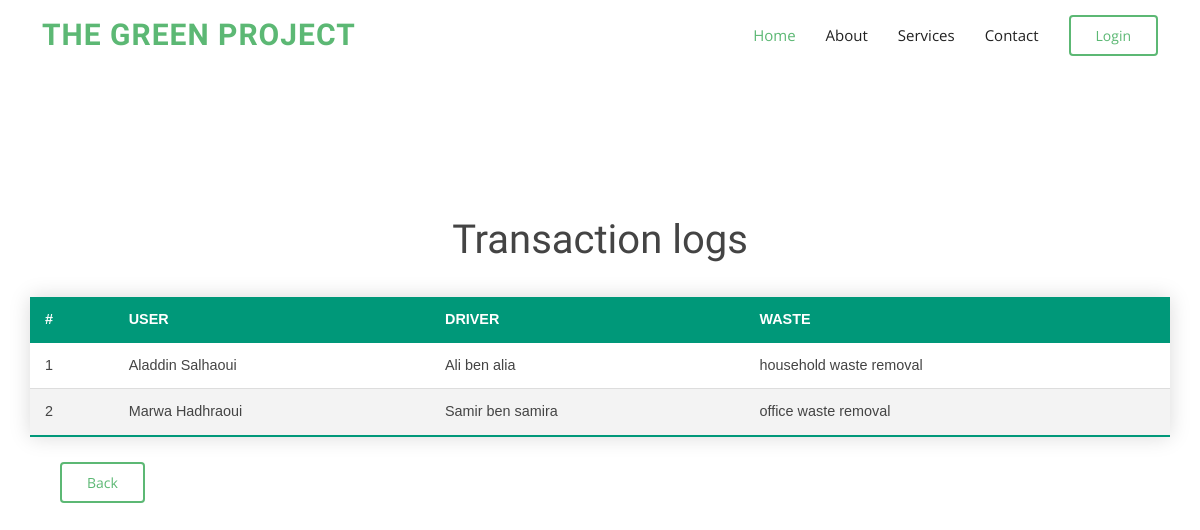
Page /functions/transactions.php on the earlier database version.
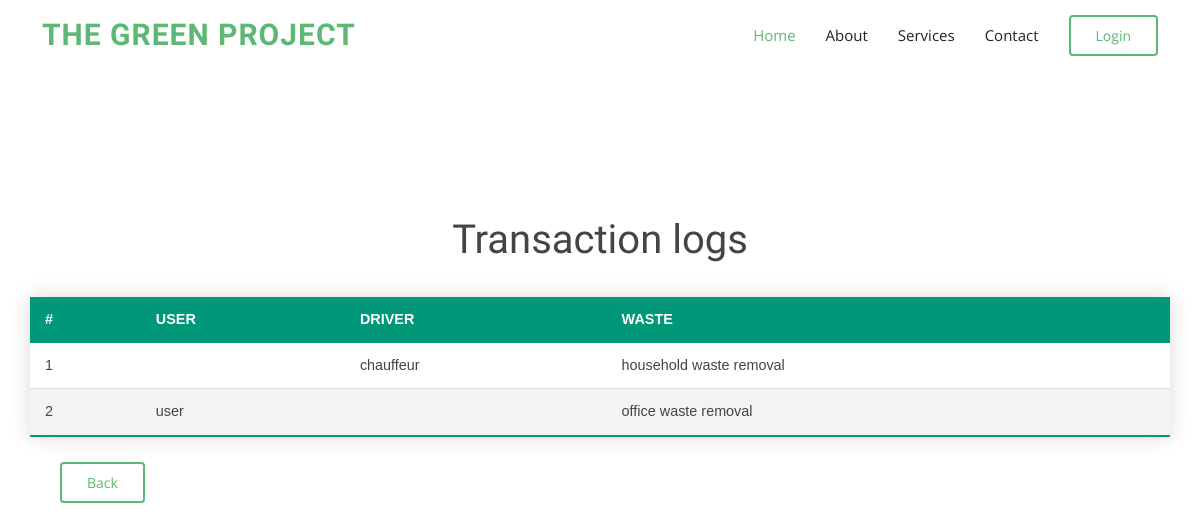
Same page on the later database version.
### tables this page shows
CREATE TABLE IF NOT EXISTS `transactions` (
  `id` int(11) NOT NULL AUTO_INCREMENT,
  `user_id` int(11) NOT NULL,
  `driver_id` int(11) NOT NULL,
  `waste_id` int(11) NOT NULL,
  PRIMARY KEY (`id`)
);

CREATE TABLE IF NOT EXISTS `user` (
  `immat` int(11) NOT NULL AUTO_INCREMENT,
  `username` varchar(20) NOT NULL,
  `password` varchar(20) NOT NULL,
  `email` varchar(100) NOT NULL,
  `number` int(50) NOT NULL,
  `role` varchar(20) NOT NULL,
  PRIMARY KEY (`immat`)
);

CREATE TABLE IF NOT EXISTS `waste` (
  `id` int(11) NOT NULL,
  `title` varchar(50) NOT NULL,
  `volume` int(11) NOT NULL,
  `categorie` varchar(50) NOT NULL,
  `poids` int(11) NOT NULL,
  `location` varchar(50) NOT NULL
);

### functions/transactions.php (the view, shortened to what this page needs)
<?php
include("connection.php"); ?>
<!DOCTYPE html>
<html>
<head>
    <link href="../assets/vendor/animate.css/animate.min.css" rel="stylesheet">
    <link href="../assets/vendor/bootstrap/css/bootstrap.min.css" rel="stylesheet">
    <link href="../assets/vendor/bootstrap-icons/bootstrap-icons.css" rel="stylesheet">
    <link href="../assets/vendor/boxicons/css/boxicons.min.css" rel="stylesheet">
    <link href="../assets/vendor/glightbox/css/glightbox.min.css" rel="stylesheet">
    <link href="../assets/vendor/swiper/swiper-bundle.min.css" rel="stylesheet">
    <link href="../assets/css/style.css" rel="stylesheet">
</head>
<body class="bgimg">
    <header id="header" class="d-flex align-items-center">
        <div class="container d-flex align-items-center">
            <h1 class="logo me-auto"><a href="index.php">The Green Project</a></h1>
            <nav id="navbar" class="navbar">
                <ul>
                    <li><a class="nav-link scrollto active" href="#hero">Home</a></li>
                    <li><a class="nav-link scrollto" href="#about">About</a></li>
                    <li><a class="nav-link scrollto" href="#services">Services</a></li>
                    <li><a class="nav-link scrollto" href="#contact">Contact</a></li>
                    <li><a class="getstarted scrollto" href="login.php">Login</a></li>
                </ul>
            </nav>
        </div>
    </header>
    <br><br><br><br><br><br><br><br><br>
    <h1 style="text-align:center">Transaction logs</h1>
    <div class="container">
        <div class="row">
            <?php
            $query = "SELECT * FROM transactions";
            $result = mysqli_query($idcon, $query);
            echo '<table class="styled-table">  <thead>
    <tr>
      <th scope="col">#</th>
      <th scope="col">USER</th>
      <th scope="col">DRIVER</th>
      <th scope="col">WASTE</th>
    </tr>
  </thead>';
            while ($row = mysqli_fetch_array($result)) {
                $tmp_id = $row['user_id'];
                $query = "SELECT username FROM user WHERE '$tmp_id' = immat";
                $tmp_result = mysqli_query($idcon, $query);
                $tmp_row = mysqli_fetch_array($tmp_result);
                $tmp_user = $tmp_row['username'];
                $tmp_id = $row['driver_id'];
                $query = "SELECT username FROM user WHERE '$tmp_id' = immat";
                $tmp_result = mysqli_query($idcon, $query);
                $tmp_row = mysqli_fetch_array($tmp_result);
                $tmp_driver = $tmp_row['username'];
                $tmp_id = $row['waste_id'];
                $query = "SELECT title FROM waste WHERE '$tmp_id' = id";
                $tmp_result = mysqli_query($idcon, $query);
                $tmp_row = mysqli_fetch_array($tmp_result);
                $tmp_waste = $tmp_row['title'];
                echo "<tr><td>" . htmlspecialchars($row['id']) . "</td><td>" . htmlspecialchars($tmp_user) . "</td><td>" . htmlspecialchars($tmp_driver) . "</td><td>" . htmlspecialchars($tmp_waste) . "</td></tr>";
            }
            echo "</table>";
            ?>
            <nav id="navbar" class="navbar"><a class="getstarted scrollto" onclick="history.back()">Back</a></nav>
        </div>
    </div>
</body>
</html>

Differences in the rows shown:
changed through a linked row, transactions "household waste removal": user.username "Ali ben alia" → "chauffeur"; user.username "Aladdin Salhaoui" → (not shown)
changed through a linked row, transactions "office waste removal": user.username "Marwa Hadhraoui" → "user"; user.username "Samir ben samira" → (not shown)
